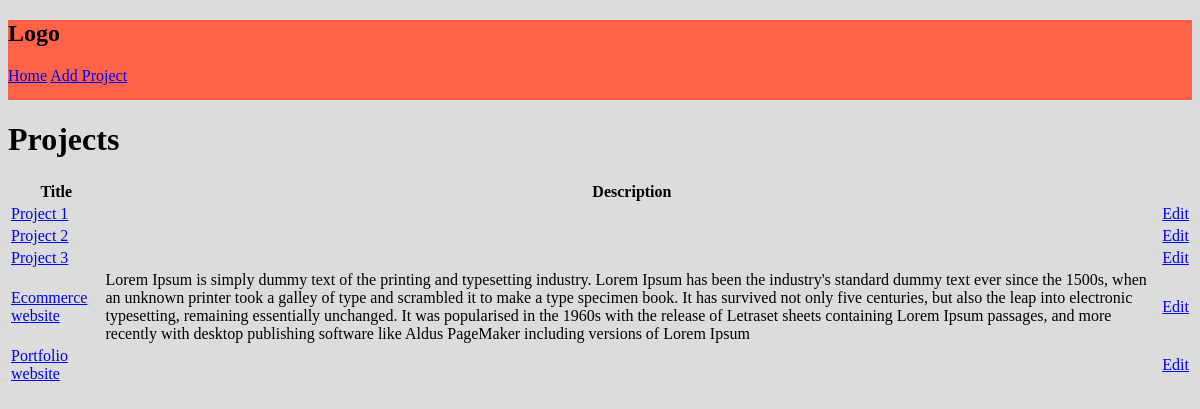
/, run on an earlier commit of the app's database.
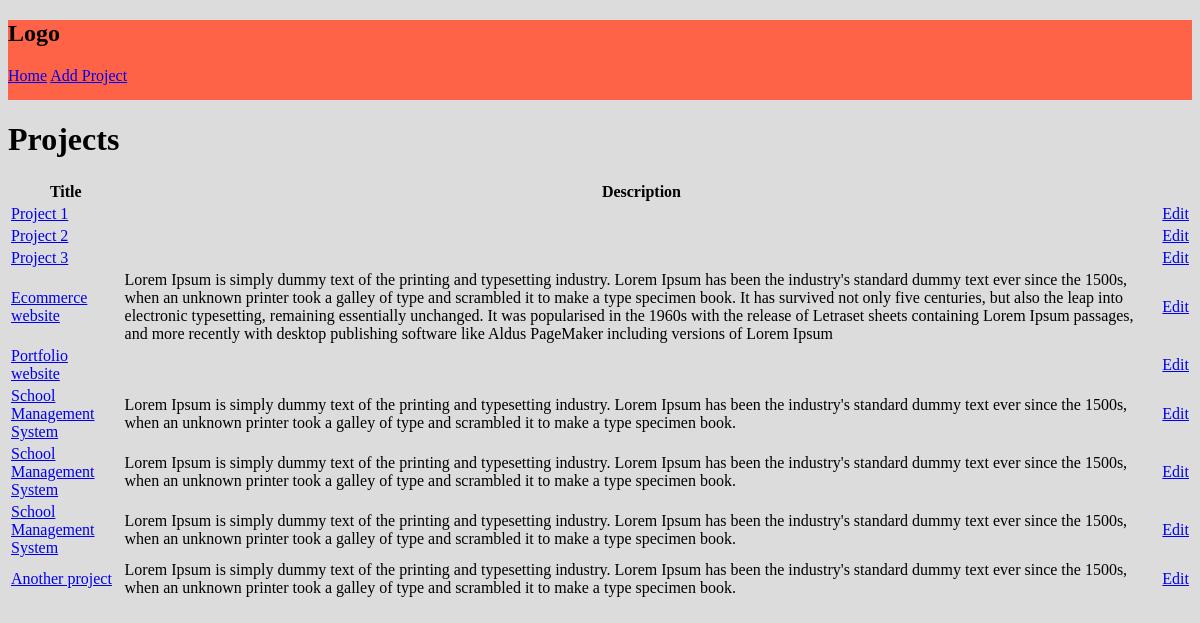
And on a later commit of the database.
### projects/models.py (models this page shows, shortened)
class Project(models.Model):
    id = models.UUIDField(default=uuid.uuid4, unique=True, primary_key=True, editable=False)
    title = models.CharField(max_length = 200)
    description = models.TextField(null = True, blank=True)
    demo_link = models.CharField(max_length=1000, null = True, blank=True)
    source_link = models.CharField(max_length=1000, null = True, blank=True)
    vote_total = models.IntegerField(default=0)
    vote_ratio = models.IntegerField(default=0)
    tags = models.ManyToManyField('Tag', blank=True)
    created = models.DateTimeField(auto_now_add=True) #save time once when created
    updated = models.DateTimeField(auto_now=True) #save time every time when updated

### projects/views.py (the view)
# urls.py: path('',include('projects.urls'))
def projects(request):
    projects = Project.objects.all()
    context = {'projects':projects}
    return render(request, 'projects/projects.html',context)

### projects/templates/projects/projects.html (shortened to what this page needs)
<!DOCTYPE html>
<html lang="en">
<head>
</head>
<body>
    {% extends 'main.html'%}
    {% block content%}
    <h1>Projects</h1>
    <table>
        <thead>
            <tr>
                <th>Title</th>
                <th>Description</th>
                <th></th>
            </tr>
        </thead>
        <tbody>
            {% for i in projects %}
            <tr>
                <td><a href="{% url 'project' i.id %}">{{i.title}}{%if i.topRated%}<strong> [TOP RATED] </strong>{%endif%}</a></td>
                <td>{{i.description}}</td>
                <td><a href="{% url 'update-project' i.id %}">Edit</a></td>
            </tr>
            {%endfor%}
        </tbody>
    </table>
    {% endblock content%}

### templates/main.html (shortened to what this page needs)
<!DOCTYPE html>
<html lang="en">
<head>
</head>
<body>
    {% include 'navbar.html' %}
    {% block content %}
    {% endblock content %}
</body>
</html>

### templates/navbar.html (shortened to what this page needs)
<!DOCTYPE html>
<html lang="en">
<head>
</head>
<body>
    <div>
        <h2>Logo</h2>
        <a href="/">Home</a>
        <a href="{%url 'create-project' %}">Add Project</a>
    </div>
</body>
</html>

### templates/main.html (style rules this page uses)
body { background-color: gainsboro; }

### templates/navbar.html (style rules this page uses)
div { background-color: tomato; height: 80px; width: 100%; }

What changed in the data, as far as the page shows it:
added Project: title "School Management System", description "Lorem Ipsum is simply dummy text of the printing and typesetting industry. Lorem Ipsum has been the industry's standard dummy text ever since the 1500s, when an unknown printer took a galley of type and scrambled it to make a type specimen book."
added Project: title "School Management System", description "Lorem Ipsum is simply dummy text of the printing and typesetting industry. Lorem Ipsum has been the industry's standard dummy text ever since the 1500s, when an unknown printer took a galley of type and scrambled it to make a type specimen book."
added Project: title "School Management System", description "Lorem Ipsum is simply dummy text of the printing and typesetting industry. Lorem Ipsum has been the industry's standard dummy text ever since the 1500s, when an unknown printer took a galley of type and scrambled it to make a type specimen book."
added Project: title "Another project", description "Lorem Ipsum is simply dummy text of the printing and typesetting industry. Lorem Ipsum has been the industry's standard dummy text ever since the 1500s, when an unknown printer took a galley of type and scrambled it to make a type specimen book."
